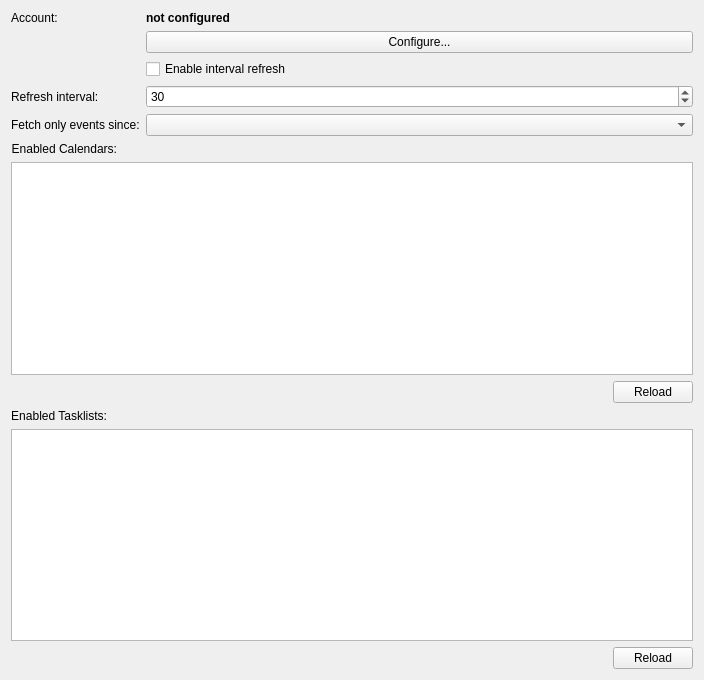
<?xml version="1.0" encoding="UTF-8"?>
<ui version="4.0">
 <class>GoogleSettingsDialog</class>
 <widget class="QWidget" name="GoogleSettingsDialog">
  <property name="geometry">
   <rect>
    <x>0</x>
    <y>0</y>
    <width>704</width>
    <height>680</height>
   </rect>
  </property>
  <property name="minimumSize">
   <size>
    <width>500</width>
    <height>300</height>
   </size>
  </property>
  <layout class="QFormLayout" name="verticalLayout_2">
   <item row="0" column="0">
    <widget class="QLabel" name="accountTextLabel">
     <property name="text">
      <string>Account:</string>
     </property>
    </widget>
   </item>
   <item row="0" column="1">
    <widget class="QLabel" name="accountLabel">
     <property name="text">
      <string>&lt;b&gt;not configured&lt;/b&gt;</string>
     </property>
    </widget>
   </item>
   <item row="1" column="1">
    <widget class="QPushButton" name="configureBtn">
     <property name="icon">
      <iconset theme="configure">
       <normaloff/>
      </iconset>
     </property>
     <property name="text">
      <string>Configure...</string>
     </property>
    </widget>
   </item>
   <item row="2" column="1">
    <widget class="QCheckBox" name="enableRefresh">
     <property name="text">
      <string>Enable interval refresh</string>
     </property>
    </widget>
   </item>
   <item row="3" column="0">
    <widget class="QLabel" name="refreshLabel">
     <property name="text">
      <string>Refresh interval:</string>
     </property>
     <property name="buddy">
      <cstring>refreshSpinBox</cstring>
     </property>
    </widget>
   </item>
   <item row="3" column="1">
    <widget class="KPluralHandlingSpinBox" name="refreshSpinBox">
     <property name="minimum">
      <number>10</number>
     </property>
     <property name="maximum">
      <number>720</number>
     </property>
     <property name="value">
      <number>30</number>
     </property>
    </widget>
   </item>
   <item row="4" column="0">
    <widget class="QLabel" name="eventsLimitLabel">
     <property name="text">
      <string>Fetch only events since:</string>
     </property>
     <property name="buddy">
      <cstring>eventsLimitCombo</cstring>
     </property>
    </widget>
   </item>
   <item row="4" column="1">
    <widget class="KDateComboBox" name="eventsLimitCombo"/>
   </item>
   <item row="5" column="0">
    <widget class="QLabel" name="calendarsLabel">
     <property name="text">
      <string>Enabled Calendars:</string>
     </property>
     <property name="alignment">
      <set>Qt::AlignLeft|Qt::AlignTrailing|Qt::AlignVCenter</set>
     </property>
     <property name="buddy">
      <cstring>calendarsList</cstring>
     </property>
    </widget>
   </item>
   <item row="6" column="0" colspan="2">
    <widget class="QListWidget" name="calendarsList"/>
   </item>
   <item row="7" column="1">
    <layout class="QHBoxLayout">
     <item>
      <spacer name="horizontalSpacer">
       <property name="orientation">
        <enum>Qt::Horizontal</enum>
       </property>
       <property name="sizeHint" stdset="0">
        <size>
         <width>40</width>
         <height>20</height>
        </size>
       </property>
      </spacer>
     </item>
     <item>
      <widget class="QPushButton" name="reloadCalendarsBtn">
       <property name="text">
        <string>Reload</string>
       </property>
       <property name="icon">
        <iconset theme="view-refresh">
         <normaloff>.</normaloff>.
        </iconset>
       </property>
      </widget>
     </item>
    </layout>
   </item>
   <item row="8" column="0">
    <widget class="QLabel" name="taskListsLabel">
     <property name="text">
      <string>Enabled Tasklists:</string>
     </property>
     <property name="alignment">
      <set>Qt::AlignLeft|Qt::AlignTrailing|Qt::AlignVCenter</set>
     </property>
     <property name="buddy">
      <cstring>taskListsList</cstring>
     </property>
    </widget>
   </item>
   <item row="9" column="0" colspan="2">
    <widget class="QListWidget" name="taskListsList"/>
   </item>
   <item row="10" column="1">
    <layout class="QHBoxLayout">
     <item>
      <spacer name="horizontalSpacer1">
       <property name="orientation">
        <enum>Qt::Horizontal</enum>
       </property>
       <property name="sizeHint" stdset="0">
        <size>
         <width>40</width>
         <height>20</height>
        </size>
       </property>
      </spacer>
     </item>
     <item>
      <widget class="QPushButton" name="reloadTaskListsBtn">
       <property name="text">
        <string>Reload</string>
       </property>
       <property name="icon">
        <iconset theme="view-refresh">
         <normaloff>.</normaloff>.
        </iconset>
       </property>
      </widget>
     </item>
    </layout>
   </item>
  </layout>
 </widget>
 <customwidgets>
  <customwidget>
   <class>KPluralHandlingSpinBox</class>
   <extends>QSpinBox</extends>
   <header>kpluralhandlingspinbox.h</header>
  </customwidget>
  <customwidget>
   <class>KDateComboBox</class>
   <extends>QComboBox</extends>
   <header>kdatecombobox.h</header>
  </customwidget>
 </customwidgets>
 <resources/>
 <connections>
  <connection>
   <sender>enableRefresh</sender>
   <signal>toggled(bool)</signal>
   <receiver>refreshSpinBox</receiver>
   <slot>setEnabled(bool)</slot>
   <hints>
    <hint type="sourcelabel">
     <x>182</x>
     <y>99</y>
    </hint>
    <hint type="destinationlabel">
     <x>312</x>
     <y>128</y>
    </hint>
   </hints>
  </connection>
 </connections>
</ui>
